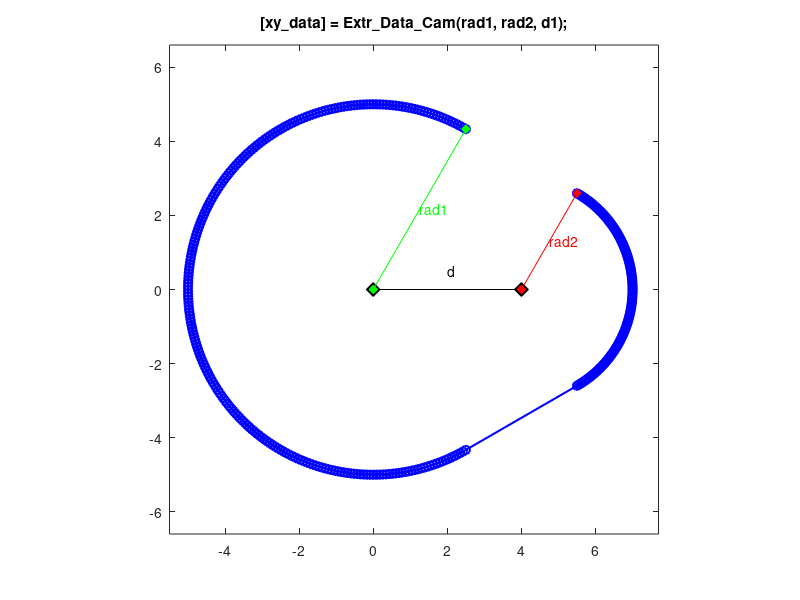

The MATLAB script that drew this image:
function [xy_data] = Extr_Data_Cam(rad1, rad2, d, varargin)
%Extr_Data_Ring Produce extrusion data for a ring.
%   [xy_data] = Extr_Data_Ring(ring_or, ring_ir, deg1, deg2)
%   This function returns x-y data for a ring.  
%   You can specify:
%       Outer radius	ring_or
%       Inner radius	ring_ir
%       Start angle     deg1
%       Finish angle	deg2
%
%   To see a plot showing parameter values, enter the name
%   of the function with no arguments
%   >> Extr_Data_Ring
%
%   To see a plot created with your parameter values, 
%   add 'plot' as the final argument
%   >> Extr_Data_Ring(10,5,45,315,'plot')

% Copyright 2012-2017 The MathWorks, Inc.

% DEFAULT DATA TO SHOW DIAGRAM
if (nargin == 0)
    rad1 = 5;
    rad2 = 3;
    d = 4;
end

% CHECK IF PLOT SHOULD BE PRODUCED
if (isempty(varargin))
    showplot = 'n';
else
    showplot = varargin;
end

% CALCULATE ANGLE FOR EXTERNAL TANGENT
theta1 = acos((rad1-rad2)/d)*180/pi;

% CALCULATE EXTRUSION DATA
% CIRCLE FOR RAD1
theta_r1 = [(theta1:1:360-theta1)]'*pi/180;
unit_circle = [cos(theta_r1), sin(theta_r1)];
%if(ring_ir>0)
%    xy_data = [ring_or * unit_circle; ring_ir * flipud(unit_circle)];
%else
    xy_data1 = [rad1 * unit_circle];
%end

% CIRCLE FOR RAD2
theta_r2 = [(-theta1:1:theta1)]'*pi/180;
unit_circle = [cos(theta_r2), sin(theta_r2)];
%if(ring_ir>0)
%    xy_data = [ring_or * unit_circle; ring_ir * flipud(unit_circle)];
%else
    xy_data2 = [rad2 * unit_circle]+repmat([d 0],size(unit_circle,1),1);

    xy_data = [xy_data1;xy_data2];
% PLOT DIAGRAM TO SHOW PARAMETERS AND EXTRUSION
if (nargin == 0 || strcmpi(showplot,'plot'))
    % PLOT EXTRUSION
    plot(xy_data(:,1),xy_data(:,2),'b-o','LineWidth',1.5);
    axis('square');
    axis([-rad1 d+rad2 [-1 1]*(rad1+d+rad2)/2]*1.1);
    
    % SHOW PARAMETERS
    hold on
	plot([0 d],[0 0],'k-d','MarkerFaceColor','k','MarkerSize',10);
    text(d/2,0.1*max(rad1,rad2),'d');

    plot([d d+rad2*cos(theta1*pi/180)],[0 rad2*sin(theta1*pi/180)],'r-d','MarkerFaceColor','r');
    text(d+rad2*cos(theta1*pi/180)/2,rad2*sin(theta1*pi/180)/2,'{\color{red}rad2}');

	plot([0 rad1*cos(theta1*pi/180)],[0 rad1*sin(theta1*pi/180)],'g-d','MarkerFaceColor','g');
    text(rad1*cos(theta1*pi/180)/2,rad1*sin(theta1*pi/180)/2,'{\color{green}rad1}');

    title(['[xy\_data] = Extr\_Data\_Cam(rad1, rad2, d1);']);
    hold off
    clear xy_data
end
